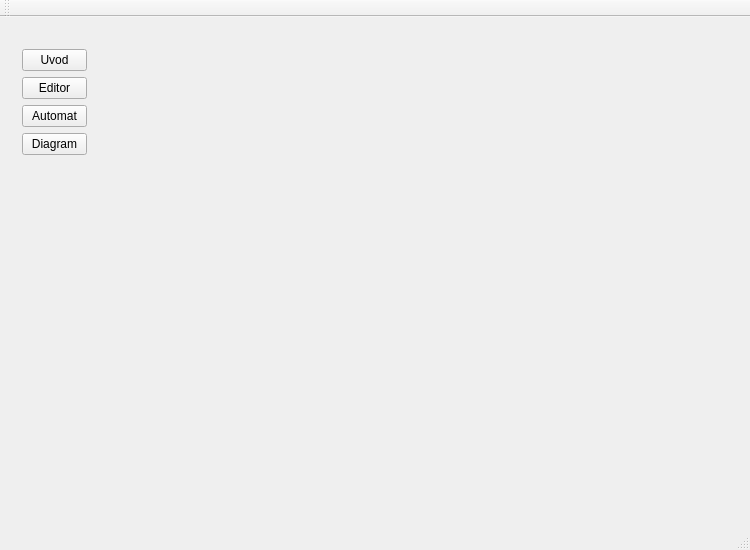
<?xml version="1.0" encoding="UTF-8"?>
<ui version="4.0">
 <class>MainWindow</class>
 <widget class="QMainWindow" name="MainWindow">
  <property name="geometry">
   <rect>
    <x>0</x>
    <y>0</y>
    <width>750</width>
    <height>550</height>
   </rect>
  </property>
  <property name="windowTitle">
   <string>MainWindow</string>
  </property>
  <widget class="QWidget" name="centralWidget">
   <widget class="QWidget" name="layoutWidget">
    <property name="geometry">
     <rect>
      <x>11</x>
      <y>21</y>
      <width>87</width>
      <height>128</height>
     </rect>
    </property>
    <layout class="QVBoxLayout" name="verticalLayout">
     <property name="spacing">
      <number>6</number>
     </property>
     <property name="sizeConstraint">
      <enum>QLayout::SetMaximumSize</enum>
     </property>
     <item>
      <widget class="QPushButton" name="bttn_uvod">
       <property name="text">
        <string>Uvod</string>
       </property>
      </widget>
     </item>
     <item>
      <widget class="QPushButton" name="bttn_editor">
       <property name="text">
        <string>Editor</string>
       </property>
      </widget>
     </item>
     <item>
      <widget class="QPushButton" name="bttn_automat">
       <property name="text">
        <string>Automat</string>
       </property>
      </widget>
     </item>
     <item>
      <widget class="QPushButton" name="bttn_diagram">
       <property name="text">
        <string>Diagram</string>
       </property>
      </widget>
     </item>
    </layout>
   </widget>
   <widget class="QStackedWidget" name="stackedWidget">
    <property name="geometry">
     <rect>
      <x>180</x>
      <y>50</y>
      <width>550</width>
      <height>400</height>
     </rect>
    </property>
   </widget>
  </widget>
  <widget class="QMenuBar" name="menuBar">
   <property name="geometry">
    <rect>
     <x>0</x>
     <y>0</y>
     <width>750</width>
     <height>25</height>
    </rect>
   </property>
  </widget>
  <widget class="QToolBar" name="mainToolBar">
   <attribute name="toolBarArea">
    <enum>TopToolBarArea</enum>
   </attribute>
   <attribute name="toolBarBreak">
    <bool>false</bool>
   </attribute>
  </widget>
  <widget class="QStatusBar" name="statusBar"/>
 </widget>
 <layoutdefault spacing="6" margin="11"/>
 <resources/>
 <connections/>
</ui>
